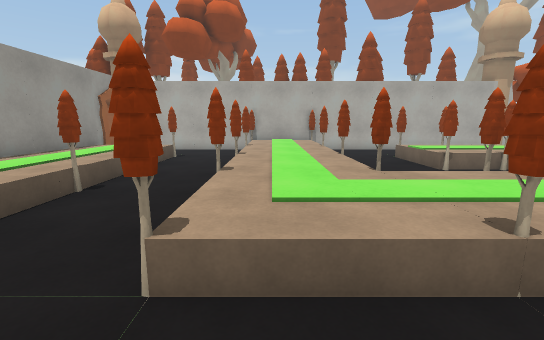
view 1 (above)

12 first-person views from a walk through a scene from a Unity 3-D project. The camera is 1.4 m above the floor, tilts 10° down and sees 90° across. The floor is counted in squares, 1 m on a side. Each view is taken from the middle of a square. On the plan, view 1 faces up. The plan holds only what a view shows up to about 13 squares ahead; the rest is blank. The place goes on beyond the plan. Surface patterns are stand-ins for the level's own textures.

view 2
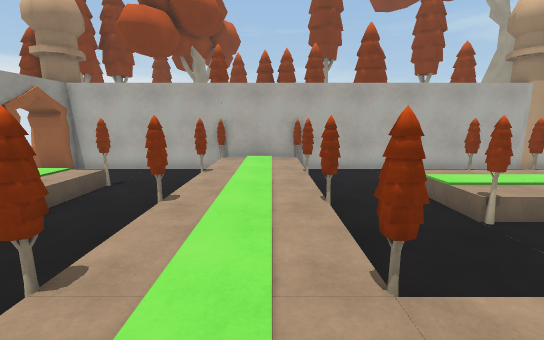

view 3
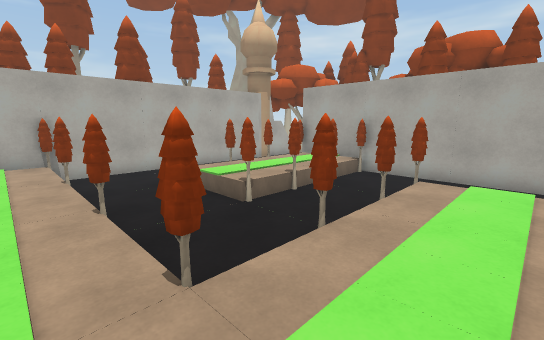

view 4
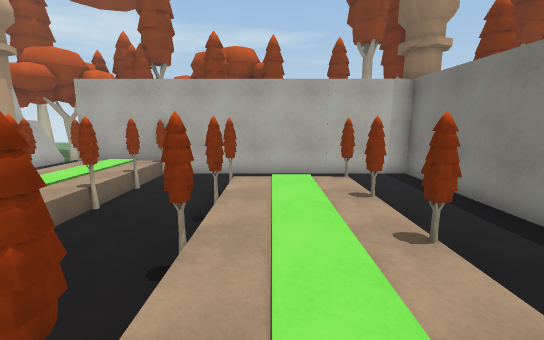

view 5
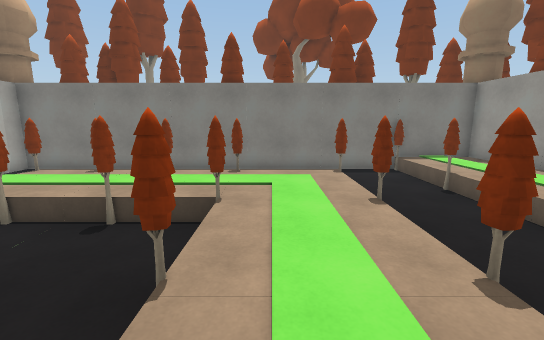

view 6
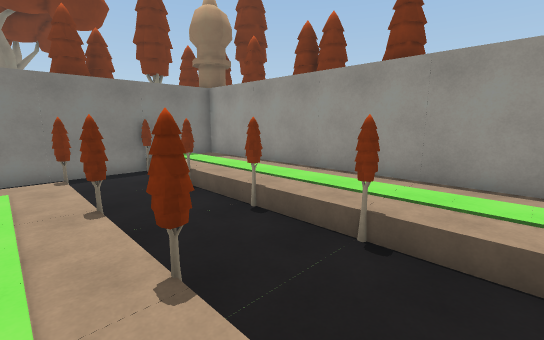

view 7
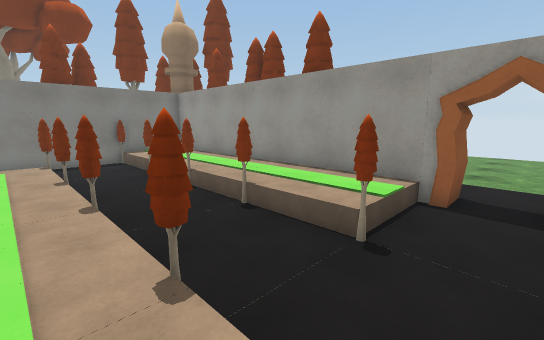

view 8
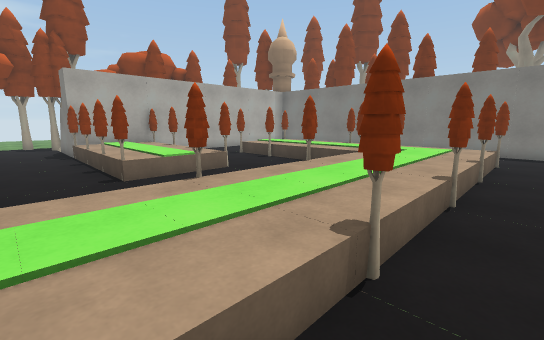

view 9
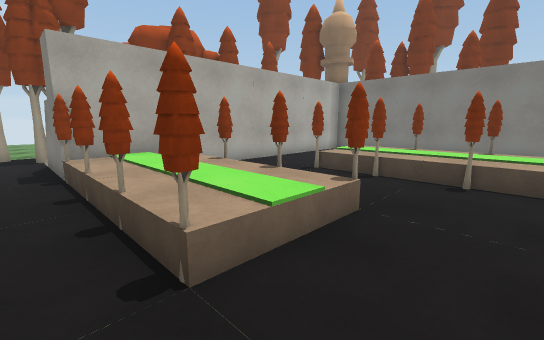

view 10
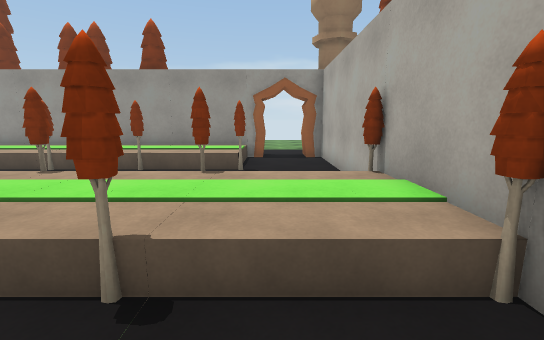

view 11
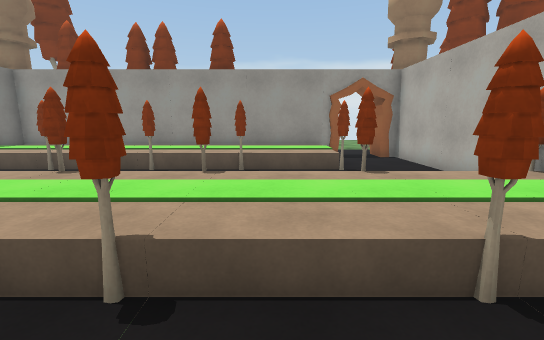

view 12
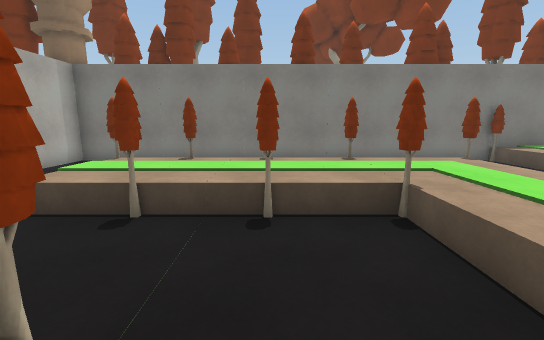

### Floor plan
Key: @ floor where view 1 was taken; # wall or solid block; . main floor; - floor 0.25 m lower than the main floor; : floor 0.5 m higher than the main floor; / step, stairs or slope; T tower; G gate; R tree; O other object.
Columns run from 17 left of view 1 to 15 right of it. Each row starts with its distance up from view 1.
 22              RR
 21              R
 20
 19          RR
 18           R
 17         RR
 16                RR
 15         RT                    OO
 14           ###################TOOR
 13 -------/.GG..... ::/.............
 12 -------/.GG...../::/.............
 11  ------/  G//R..R::R..R/R/R/R#OOR
 10           #::/../::/../:::::##OOR
  9           #::/../::/../:::::#
  8           #::R..R::R..R/R/R/R
  7           #::/../::/........# RRR
  6           #::/../::/........# R R
  5           #::R..R::R/R/R/R..#
  4         R #::/../::::::::/..#
  3         R #::/../::::::::/ .#
  2           #::R..R//R R R R .#
  1           #::/...    .......#
  0           #::/...@   .......#
 -1           T##################
 -2         OTT
 -3         O RRR
 -4                  RR      RR
 -5                       R
 -6                       R
 -7
 -8                RRR
 -9                  R

Where each view was taken, in squares from view 1:
view 1: 0 up, 0 right, facing up
view 2: 3 up, 1 right, facing up
view 3: 3 up, 1 right, facing up-right
view 4: 4 up, 1 right, facing right
view 5: 10 up, 1 right, facing down
view 6: 10 up, 0 right, facing down-left
view 7: 13 up, 0 right, facing down-left
view 8: 13 up, 2 left, facing down-right
view 9: 12 up, 3 right, facing down-right
view 10: 12 up, 4 right, facing left
view 11: 9 up, 4 right, facing left
view 12: 9 up, 4 right, facing down
